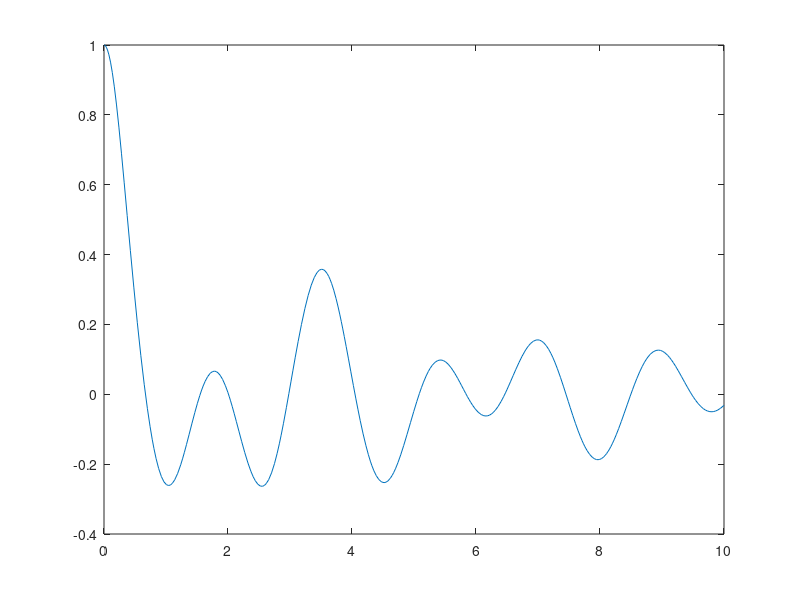

The MATLAB script that drew this image:
m1= 1.0;
m2= 2.0;
k1= 3.0;
k2= 10.0;
k12= 6.0;
d1= 0.5;
d2= 0.8;

x0= zeros(4, 1);
x0(1)= 1;

f= @(t,x)[x(3:4); (-d1*sign(x(3))*abs(x(3))^3 - k1*x(1) - k12*(x(1)-x(2))); (-d2*x(4) - k2*x(2) - k12*(x(2)-x(1)))];
M= [m1 0; 0 m2];
[t, x]= ode23s(@(t, x)blkdiag(eye(2), M^-1)*f(t,x), [0 10], x0);

plot(t, x(:, 1))